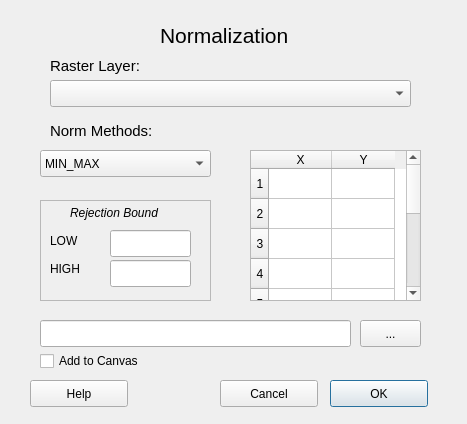
<?xml version="1.0" encoding="UTF-8"?>
<ui version="4.0">
 <class>Norm</class>
 <widget class="QDialog" name="Norm">
  <property name="geometry">
   <rect>
    <x>0</x>
    <y>0</y>
    <width>467</width>
    <height>424</height>
   </rect>
  </property>
  <property name="minimumSize">
   <size>
    <width>467</width>
    <height>365</height>
   </size>
  </property>
  <property name="maximumSize">
   <size>
    <width>467</width>
    <height>465</height>
   </size>
  </property>
  <property name="windowTitle">
   <string>Normalization</string>
  </property>
  <property name="inputMethodHints">
   <set>Qt::ImhNone</set>
  </property>
  <widget class="QComboBox" name="normcomboBox">
   <property name="geometry">
    <rect>
     <x>40</x>
     <y>150</y>
     <width>171</width>
     <height>27</height>
    </rect>
   </property>
   <item>
    <property name="text">
     <string>MIN_MAX</string>
    </property>
   </item>
   <item>
    <property name="text">
     <string>LOGARITHMIC</string>
    </property>
   </item>
   <item>
    <property name="text">
     <string>QUADRATIC</string>
    </property>
   </item>
   <item>
    <property name="text">
     <string>INV-LOGIT</string>
    </property>
   </item>
   <item>
    <property name="text">
     <string>LOG-SQUARE</string>
    </property>
   </item>
  </widget>
  <widget class="QLabel" name="titleLabel">
   <property name="geometry">
    <rect>
     <x>160</x>
     <y>20</y>
     <width>141</width>
     <height>31</height>
    </rect>
   </property>
   <property name="text">
    <string>&lt;html&gt;&lt;head/&gt;&lt;body&gt;&lt;p&gt;&lt;span style=&quot; font-size:16pt;&quot;&gt;Normalization &lt;/span&gt;&lt;/p&gt;&lt;/body&gt;&lt;/html&gt;</string>
   </property>
  </widget>
  <widget class="QLabel" name="normlabel">
   <property name="geometry">
    <rect>
     <x>50</x>
     <y>115</y>
     <width>161</width>
     <height>31</height>
    </rect>
   </property>
   <property name="font">
    <font>
     <pointsize>11</pointsize>
     <weight>50</weight>
     <bold>false</bold>
    </font>
   </property>
   <property name="text">
    <string>Norm Methods:</string>
   </property>
  </widget>
  <widget class="QLabel" name="layerlabel">
   <property name="geometry">
    <rect>
     <x>50</x>
     <y>50</y>
     <width>161</width>
     <height>31</height>
    </rect>
   </property>
   <property name="font">
    <font>
     <pointsize>11</pointsize>
     <weight>50</weight>
     <bold>false</bold>
    </font>
   </property>
   <property name="text">
    <string>Raster Layer:</string>
   </property>
  </widget>
  <widget class="QComboBox" name="layercomboBox">
   <property name="enabled">
    <bool>true</bool>
   </property>
   <property name="geometry">
    <rect>
     <x>50</x>
     <y>80</y>
     <width>361</width>
     <height>27</height>
    </rect>
   </property>
  </widget>
  <widget class="QPushButton" name="OKButton">
   <property name="geometry">
    <rect>
     <x>330</x>
     <y>380</y>
     <width>98</width>
     <height>27</height>
    </rect>
   </property>
   <property name="text">
    <string>OK</string>
   </property>
  </widget>
  <widget class="QPushButton" name="CancelButton">
   <property name="geometry">
    <rect>
     <x>220</x>
     <y>380</y>
     <width>98</width>
     <height>27</height>
    </rect>
   </property>
   <property name="text">
    <string>Cancel</string>
   </property>
  </widget>
  <widget class="QFrame" name="minmaxframe">
   <property name="geometry">
    <rect>
     <x>40</x>
     <y>200</y>
     <width>171</width>
     <height>101</height>
    </rect>
   </property>
   <property name="frameShape">
    <enum>QFrame::StyledPanel</enum>
   </property>
   <property name="frameShadow">
    <enum>QFrame::Raised</enum>
   </property>
   <widget class="QLabel" name="LHlabel">
    <property name="geometry">
     <rect>
      <x>30</x>
      <y>4</y>
      <width>108</width>
      <height>17</height>
     </rect>
    </property>
    <property name="font">
     <font>
      <weight>50</weight>
      <italic>true</italic>
      <bold>false</bold>
     </font>
    </property>
    <property name="text">
     <string>Rejection Bound</string>
    </property>
   </widget>
   <widget class="QLabel" name="PLOW">
    <property name="enabled">
     <bool>true</bool>
    </property>
    <property name="geometry">
     <rect>
      <x>10</x>
      <y>30</y>
      <width>31</width>
      <height>21</height>
     </rect>
    </property>
    <property name="text">
     <string>LOW</string>
    </property>
   </widget>
   <widget class="QLineEdit" name="lineEditNL">
    <property name="enabled">
     <bool>true</bool>
    </property>
    <property name="geometry">
     <rect>
      <x>70</x>
      <y>30</y>
      <width>81</width>
      <height>27</height>
     </rect>
    </property>
   </widget>
   <widget class="QLabel" name="PHIGH">
    <property name="enabled">
     <bool>true</bool>
    </property>
    <property name="geometry">
     <rect>
      <x>10</x>
      <y>60</y>
      <width>36</width>
      <height>17</height>
     </rect>
    </property>
    <property name="text">
     <string>HIGH</string>
    </property>
   </widget>
   <widget class="QLineEdit" name="lineEditNH">
    <property name="enabled">
     <bool>true</bool>
    </property>
    <property name="geometry">
     <rect>
      <x>70</x>
      <y>60</y>
      <width>81</width>
      <height>27</height>
     </rect>
    </property>
   </widget>
  </widget>
  <widget class="QTableWidget" name="tableWidget">
   <property name="geometry">
    <rect>
     <x>250</x>
     <y>150</y>
     <width>171</width>
     <height>151</height>
    </rect>
   </property>
   <property name="sizePolicy">
    <sizepolicy hsizetype="Expanding" vsizetype="Expanding">
     <horstretch>0</horstretch>
     <verstretch>0</verstretch>
    </sizepolicy>
   </property>
   <property name="maximumSize">
    <size>
     <width>171</width>
     <height>16777215</height>
    </size>
   </property>
   <property name="sizeIncrement">
    <size>
     <width>0</width>
     <height>0</height>
    </size>
   </property>
   <property name="inputMethodHints">
    <set>Qt::ImhNone</set>
   </property>
   <property name="horizontalScrollBarPolicy">
    <enum>Qt::ScrollBarAlwaysOff</enum>
   </property>
   <property name="autoScrollMargin">
    <number>16</number>
   </property>
   <property name="iconSize">
    <size>
     <width>0</width>
     <height>0</height>
    </size>
   </property>
   <property name="horizontalScrollMode">
    <enum>QAbstractItemView::ScrollPerItem</enum>
   </property>
   <property name="columnCount">
    <number>2</number>
   </property>
   <attribute name="horizontalHeaderVisible">
    <bool>true</bool>
   </attribute>
   <attribute name="horizontalHeaderDefaultSectionSize">
    <number>63</number>
   </attribute>
   <attribute name="horizontalHeaderMinimumSectionSize">
    <number>63</number>
   </attribute>
   <row>
    <property name="text">
     <string>1</string>
    </property>
    <property name="textAlignment">
     <set>AlignHCenter|AlignVCenter|AlignCenter</set>
    </property>
   </row>
   <row>
    <property name="text">
     <string>2</string>
    </property>
    <property name="textAlignment">
     <set>AlignHCenter|AlignVCenter|AlignCenter</set>
    </property>
   </row>
   <row>
    <property name="text">
     <string>3</string>
    </property>
    <property name="textAlignment">
     <set>AlignHCenter|AlignVCenter|AlignCenter</set>
    </property>
   </row>
   <row>
    <property name="text">
     <string>4</string>
    </property>
    <property name="textAlignment">
     <set>AlignHCenter|AlignVCenter|AlignCenter</set>
    </property>
   </row>
   <row>
    <property name="text">
     <string>5</string>
    </property>
    <property name="textAlignment">
     <set>AlignHCenter|AlignVCenter|AlignCenter</set>
    </property>
   </row>
   <row>
    <property name="text">
     <string>6</string>
    </property>
    <property name="textAlignment">
     <set>AlignHCenter|AlignVCenter|AlignCenter</set>
    </property>
   </row>
   <row>
    <property name="text">
     <string>7</string>
    </property>
    <property name="textAlignment">
     <set>AlignHCenter|AlignVCenter|AlignCenter</set>
    </property>
   </row>
   <row>
    <property name="text">
     <string>8</string>
    </property>
    <property name="textAlignment">
     <set>AlignHCenter|AlignVCenter|AlignCenter</set>
    </property>
   </row>
   <row>
    <property name="text">
     <string>9</string>
    </property>
    <property name="textAlignment">
     <set>AlignHCenter|AlignVCenter|AlignCenter</set>
    </property>
   </row>
   <row>
    <property name="text">
     <string>10</string>
    </property>
    <property name="textAlignment">
     <set>AlignHCenter|AlignVCenter|AlignCenter</set>
    </property>
   </row>
   <column>
    <property name="text">
     <string>X</string>
    </property>
    <property name="textAlignment">
     <set>AlignHCenter|AlignVCenter|AlignCenter</set>
    </property>
   </column>
   <column>
    <property name="text">
     <string>Y</string>
    </property>
    <property name="textAlignment">
     <set>AlignHCenter|AlignVCenter|AlignCenter</set>
    </property>
   </column>
   <item row="0" column="0">
    <property name="text">
     <string/>
    </property>
    <property name="textAlignment">
     <set>AlignHCenter|AlignVCenter|AlignCenter</set>
    </property>
   </item>
   <item row="0" column="1">
    <property name="text">
     <string/>
    </property>
    <property name="textAlignment">
     <set>AlignHCenter|AlignVCenter|AlignCenter</set>
    </property>
   </item>
   <item row="1" column="0">
    <property name="text">
     <string/>
    </property>
    <property name="textAlignment">
     <set>AlignHCenter|AlignVCenter|AlignCenter</set>
    </property>
   </item>
   <item row="1" column="1">
    <property name="text">
     <string/>
    </property>
    <property name="textAlignment">
     <set>AlignHCenter|AlignVCenter|AlignCenter</set>
    </property>
   </item>
   <item row="2" column="0">
    <property name="text">
     <string/>
    </property>
    <property name="textAlignment">
     <set>AlignHCenter|AlignVCenter|AlignCenter</set>
    </property>
   </item>
   <item row="2" column="1">
    <property name="text">
     <string/>
    </property>
    <property name="textAlignment">
     <set>AlignHCenter|AlignVCenter|AlignCenter</set>
    </property>
   </item>
   <item row="3" column="0">
    <property name="text">
     <string/>
    </property>
    <property name="textAlignment">
     <set>AlignHCenter|AlignVCenter|AlignCenter</set>
    </property>
   </item>
   <item row="3" column="1">
    <property name="text">
     <string/>
    </property>
    <property name="textAlignment">
     <set>AlignHCenter|AlignVCenter|AlignCenter</set>
    </property>
   </item>
   <item row="4" column="0">
    <property name="text">
     <string/>
    </property>
    <property name="textAlignment">
     <set>AlignHCenter|AlignVCenter|AlignCenter</set>
    </property>
   </item>
   <item row="4" column="1">
    <property name="text">
     <string/>
    </property>
    <property name="textAlignment">
     <set>AlignHCenter|AlignVCenter|AlignCenter</set>
    </property>
   </item>
   <item row="5" column="0">
    <property name="text">
     <string/>
    </property>
    <property name="textAlignment">
     <set>AlignHCenter|AlignVCenter|AlignCenter</set>
    </property>
   </item>
   <item row="5" column="1">
    <property name="text">
     <string/>
    </property>
    <property name="textAlignment">
     <set>AlignHCenter|AlignVCenter|AlignCenter</set>
    </property>
   </item>
   <item row="6" column="0">
    <property name="text">
     <string/>
    </property>
    <property name="textAlignment">
     <set>AlignHCenter|AlignVCenter|AlignCenter</set>
    </property>
   </item>
   <item row="6" column="1">
    <property name="text">
     <string/>
    </property>
    <property name="textAlignment">
     <set>AlignHCenter|AlignVCenter|AlignCenter</set>
    </property>
   </item>
   <item row="7" column="0">
    <property name="text">
     <string/>
    </property>
    <property name="textAlignment">
     <set>AlignHCenter|AlignVCenter|AlignCenter</set>
    </property>
   </item>
   <item row="7" column="1">
    <property name="text">
     <string/>
    </property>
    <property name="textAlignment">
     <set>AlignHCenter|AlignVCenter|AlignCenter</set>
    </property>
   </item>
   <item row="8" column="0">
    <property name="text">
     <string/>
    </property>
    <property name="textAlignment">
     <set>AlignHCenter|AlignVCenter|AlignCenter</set>
    </property>
   </item>
   <item row="8" column="1">
    <property name="text">
     <string/>
    </property>
    <property name="textAlignment">
     <set>AlignHCenter|AlignVCenter|AlignCenter</set>
    </property>
   </item>
   <item row="9" column="0">
    <property name="text">
     <string/>
    </property>
    <property name="textAlignment">
     <set>AlignHCenter|AlignVCenter|AlignCenter</set>
    </property>
   </item>
   <item row="9" column="1">
    <property name="text">
     <string/>
    </property>
    <property name="textAlignment">
     <set>AlignHCenter|AlignVCenter|AlignCenter</set>
    </property>
   </item>
  </widget>
  <widget class="QLineEdit" name="lineEdit_outputpath">
   <property name="geometry">
    <rect>
     <x>40</x>
     <y>320</y>
     <width>311</width>
     <height>27</height>
    </rect>
   </property>
  </widget>
  <widget class="QPushButton" name="Button_path">
   <property name="geometry">
    <rect>
     <x>360</x>
     <y>320</y>
     <width>61</width>
     <height>27</height>
    </rect>
   </property>
   <property name="text">
    <string>...</string>
   </property>
  </widget>
  <widget class="QCheckBox" name="checkBox">
   <property name="geometry">
    <rect>
     <x>40</x>
     <y>350</y>
     <width>131</width>
     <height>22</height>
    </rect>
   </property>
   <property name="text">
    <string>Add to Canvas</string>
   </property>
  </widget>
  <widget class="QLabel" name="logolabel">
   <property name="geometry">
    <rect>
     <x>350</x>
     <y>10</y>
     <width>101</width>
     <height>21</height>
    </rect>
   </property>
   <property name="text">
    <string/>
   </property>
   <property name="pixmap">
    <pixmap>sensum.png</pixmap>
   </property>
  </widget>
  <widget class="QPushButton" name="helpButton">
   <property name="geometry">
    <rect>
     <x>30</x>
     <y>380</y>
     <width>98</width>
     <height>27</height>
    </rect>
   </property>
   <property name="text">
    <string>Help</string>
   </property>
  </widget>
 </widget>
 <resources/>
 <connections/>
</ui>
